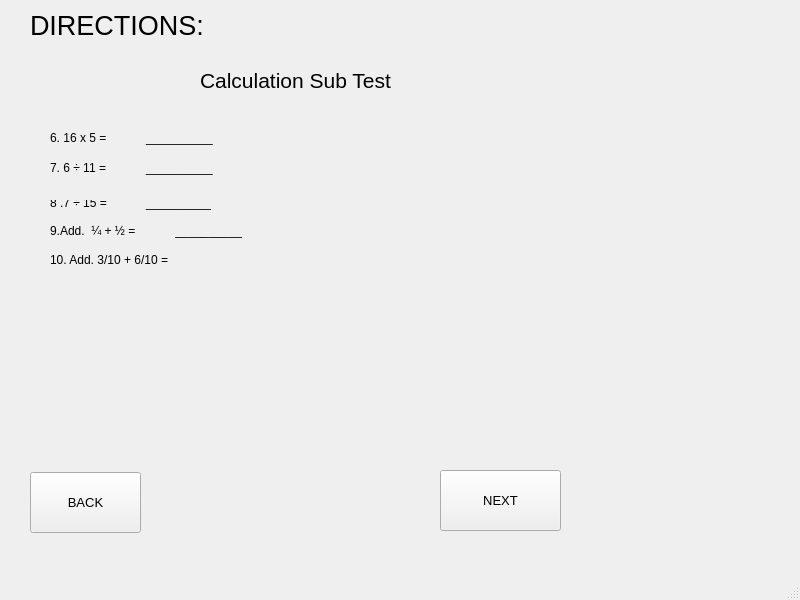
<?xml version="1.0" encoding="UTF-8"?>
<ui version="4.0">
 <class>MainWindow</class>
 <widget class="QMainWindow" name="MainWindow">
  <property name="geometry">
   <rect>
    <x>0</x>
    <y>0</y>
    <width>800</width>
    <height>600</height>
   </rect>
  </property>
  <property name="windowTitle">
   <string>MainWindow</string>
  </property>
  <widget class="QWidget" name="centralwidget">
   <widget class="QLabel" name="label">
    <property name="geometry">
     <rect>
      <x>30</x>
      <y>10</y>
      <width>201</width>
      <height>31</height>
     </rect>
    </property>
    <property name="font">
     <font>
      <pointsize>20</pointsize>
     </font>
    </property>
    <property name="text">
     <string>DIRECTIONS:</string>
    </property>
   </widget>
   <widget class="QLabel" name="label_2">
    <property name="geometry">
     <rect>
      <x>200</x>
      <y>70</y>
      <width>191</width>
      <height>20</height>
     </rect>
    </property>
    <property name="font">
     <font>
      <pointsize>16</pointsize>
     </font>
    </property>
    <property name="text">
     <string>Calculation Sub Test</string>
    </property>
   </widget>
   <widget class="QPushButton" name="pushButton">
    <property name="geometry">
     <rect>
      <x>30</x>
      <y>472</y>
      <width>111</width>
      <height>61</height>
     </rect>
    </property>
    <property name="font">
     <font>
      <pointsize>10</pointsize>
     </font>
    </property>
    <property name="text">
     <string>BACK</string>
    </property>
   </widget>
   <widget class="QPushButton" name="pushButton_2">
    <property name="geometry">
     <rect>
      <x>440</x>
      <y>470</y>
      <width>121</width>
      <height>61</height>
     </rect>
    </property>
    <property name="font">
     <font>
      <pointsize>10</pointsize>
     </font>
    </property>
    <property name="text">
     <string>NEXT</string>
    </property>
   </widget>
   <widget class="QLabel" name="label_3">
    <property name="geometry">
     <rect>
      <x>50</x>
      <y>130</y>
      <width>171</width>
      <height>16</height>
     </rect>
    </property>
    <property name="text">
     <string>6. 16 x 5 = 	__________</string>
    </property>
   </widget>
   <widget class="QLabel" name="label_4">
    <property name="geometry">
     <rect>
      <x>50</x>
      <y>160</y>
      <width>171</width>
      <height>16</height>
     </rect>
    </property>
    <property name="text">
     <string>7. 6 ÷ 11 = 	__________</string>
    </property>
   </widget>
   <widget class="QLabel" name="label_5">
    <property name="geometry">
     <rect>
      <x>50</x>
      <y>200</y>
      <width>161</width>
      <height>20</height>
     </rect>
    </property>
    <property name="text">
     <string>8 .7 ÷ 15 = 	__________
</string>
    </property>
   </widget>
   <widget class="QLabel" name="label_6">
    <property name="geometry">
     <rect>
      <x>50</x>
      <y>210</y>
      <width>221</width>
      <height>41</height>
     </rect>
    </property>
    <property name="text">
     <string>9.Add.  ¼ + ½ =            __________</string>
    </property>
   </widget>
   <widget class="QLabel" name="label_7">
    <property name="geometry">
     <rect>
      <x>50</x>
      <y>250</y>
      <width>191</width>
      <height>20</height>
     </rect>
    </property>
    <property name="text">
     <string>10. Add. 3/10 + 6/10 = </string>
    </property>
   </widget>
  </widget>
  <widget class="QMenuBar" name="menubar">
   <property name="geometry">
    <rect>
     <x>0</x>
     <y>0</y>
     <width>800</width>
     <height>21</height>
    </rect>
   </property>
  </widget>
  <widget class="QStatusBar" name="statusbar"/>
 </widget>
 <resources/>
 <connections/>
</ui>
